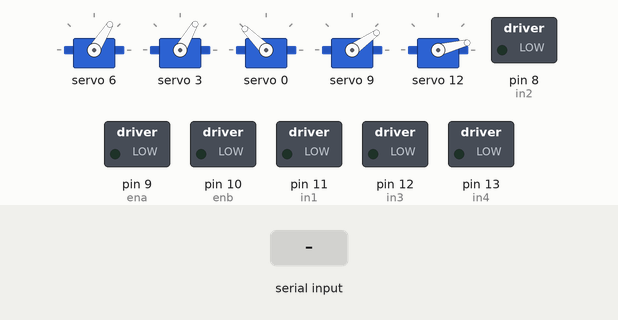
Recording of a program running on a simulated Arduino Mega 2560, built with avr-gcc and run on an emulated ATmega2560. Parts: 5 × servo, switched loads named in the program (green lamp = pin HIGH). Inputs (shaded band) come from the test bench. What the program prints to the serial monitor is not drawn.

Above: at 1.2 s.
1.3 s: "1,90,45\n" received over the second serial link
At 1.8 s:
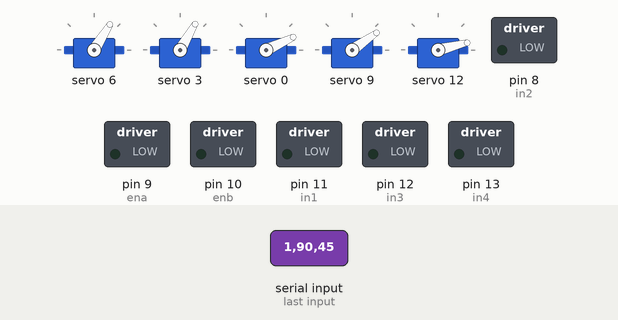
2.8 s: "30,150\n" received over the second serial link
At 3.5 s:
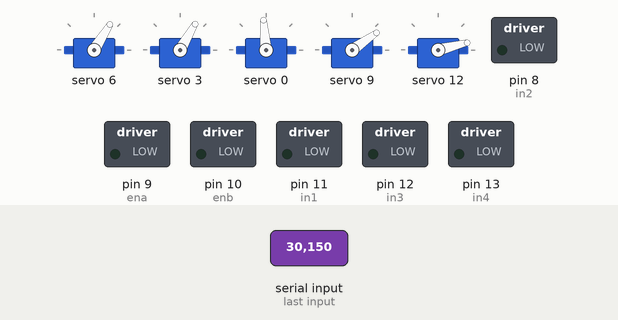
4.3 s: "90,45\n" received over the second serial link
At 5.5 s:
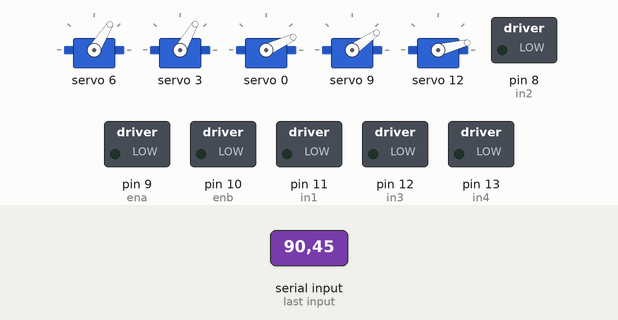
5.8 s: "3\n" received over the second serial link
At 6.6 s:
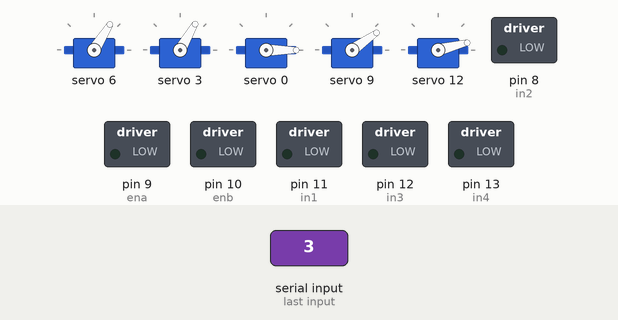
Timing chart, 0 to 8.3 s (numbered marks = the images above; inputs shaded):
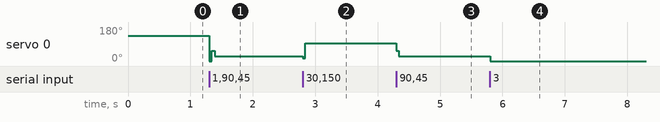

Measured:
- after the input at 1.3 s, servo 0: 135° → 25° at once
- after the input at 2.8 s, servo 0: 25° → 95° at once
- after the input at 4.3 s, servo 0: 95° → 25° at once
- after the input at 5.8 s, servo 0: 25° → 0° at once

The program:

main.cpp
```cpp
#include <Arduino.h>
#include "HCPCA9685.h" // Include the HCPCA9685 library created by Andrew Davies
#include <Wire.h>
#include <Servo.h>
#define I2CAdd 0x40 // Default address of the PCA9685 Module

int val;
int oldval; //for debug
int adress;

void rotation();
void start_position();
int mapping(int, int);

byte in1 =11;
byte in2 = 8;
byte in3 = 12;
byte in4 = 13;
byte ena = 9;
byte enb = 10;
int CurAction=17;

HCPCA9685 HCPCA9685(I2CAdd); // Define Library to use I2C communication

void setup(){
  pinMode(ena,OUTPUT);
  pinMode(enb,OUTPUT);
  pinMode(in1,OUTPUT);
  pinMode(in2,OUTPUT);
  pinMode(in3,OUTPUT);
  pinMode(in4,OUTPUT);

  Serial.begin(9600);// подключаем последовательный порт
  Serial3.begin(115200);
  Serial.print("Setup finished");
  HCPCA9685.Init();
  HCPCA9685.Init(SERVO_MODE); // Set to Servo Mode
  HCPCA9685.Sleep(false);

  start_position();
  }

 void start_position(){
  HCPCA9685.Servo(6, mapping(6, 70));
  HCPCA9685.Servo(3, mapping(3, 85));
  HCPCA9685.Servo(0, mapping(0, 210));
  HCPCA9685.Servo(9,  mapping(9, 40));
  HCPCA9685.Servo(12, 40);
  }


void test_servo(){
    if(Serial.available() > 0){
      int val = Serial.parseInt();
      Serial.println(val);
      int main_servo = map(val, 0, 180, 0, 375);
      Serial.println(main_servo);
      HCPCA9685.Servo(9, main_servo);
  }
}

int mapping(int adress, int val){
  Serial.print("Adress in mapping fun =");
  Serial.print(adress);
  if(adress == 0)
    return map(val, 0, 270, 0, 380);
  if(adress == 3)
    return map(val, 0, 180, 0, 290);
  if(adress == 6)
    return map(val, 0, 180, 0, 340);
  if(adress == 9)
    return map(val, 0, 180, 0, 375);
   return val;
  }


void loop(){
  if(Serial3.available() > 0){
    int inputData = Serial3.parseInt();
    if(inputData != 0 && inputData != val){   //Если поступающие данные не равны нулю и если они не повторяют предыдущие
      if(inputData==1000 || inputData==1003 || inputData==1006 || inputData==1009 || inputData==1012){ // Получение адреса
        if(inputData >= 1010){
          adress = inputData % 100;  // Получение адреса(для 12-го адреса)
        }
        else{
          adress = inputData % 10;  // Получение адреса 0-9
        }
        Serial.println("________________________________________________");
        Serial.print("Adress = ");
        Serial.println(adress);
      }
      if(inputData == 3019){
        start_position();
        }
      if(inputData >= 2001 && inputData <= 2005){
        CurAction = inputData - 2000;
        }
      }

    if(inputData < 300){
      val = inputData;
      Serial.print("inputData = "); //Вывод в монитор порта входящих данных
      Serial.println(inputData);  //Вывод в монитор порта входящих данных
      }
    rotation();
  }
}

void rotation(){
  if (val > 0 && val != oldval){    //Если угол поворота не равен старому
    Serial.print("Angle = ");
    Serial.println(val);
    HCPCA9685.Servo(adress,mapping(adress, val));
    }
    oldval = val;
}


void wheel_func(){
  ///Weel
if(CurAction == 1)   {                     ////////////////////////////  //Forward

      Serial.print("curaction1");
      analogWrite( ena, 255 );
      analogWrite( enb, 255 );

      digitalWrite( in1, LOW );
      digitalWrite( in2, HIGH );

      digitalWrite( in3, LOW );
      digitalWrite( in4, HIGH);
        }
if(CurAction == 2)   {

       Serial.print("curaction3");
      analogWrite( ena, 255 );             ///////////////////////////    //Backward
      analogWrite( enb, 255 );
      digitalWrite( in1, HIGH );
      digitalWrite( in2, LOW);

      digitalWrite( in3, HIGH );
      digitalWrite( in4, LOW);
}
if(CurAction == 3)   {

      Serial.print("curaction7");
     analogWrite( ena, 255 );              ////////////////////////    //toLeft
     analogWrite( enb, 255 );
     digitalWrite( in1, LOW );
     digitalWrite( in2, HIGH);

     digitalWrite( in3, HIGH );
     digitalWrite( in4, LOW);
}
if(CurAction == 4)   {
 Serial.print("curaction5");
      analogWrite( ena, 255 );               //////////////////////////    //toRight
      analogWrite( enb, 255 );
      digitalWrite( in1, HIGH );
      digitalWrite( in2, LOW);

      digitalWrite( in3, LOW );
      digitalWrite( in4, HIGH);
}
if(CurAction == 5)   {

       Serial.print("curaction9");
     digitalWrite( in1, LOW );            //////////////////////////////    //Stop
     digitalWrite( in2, LOW );

     digitalWrite( in3, LOW );
     digitalWrite( in4, LOW );

        }
}
```
